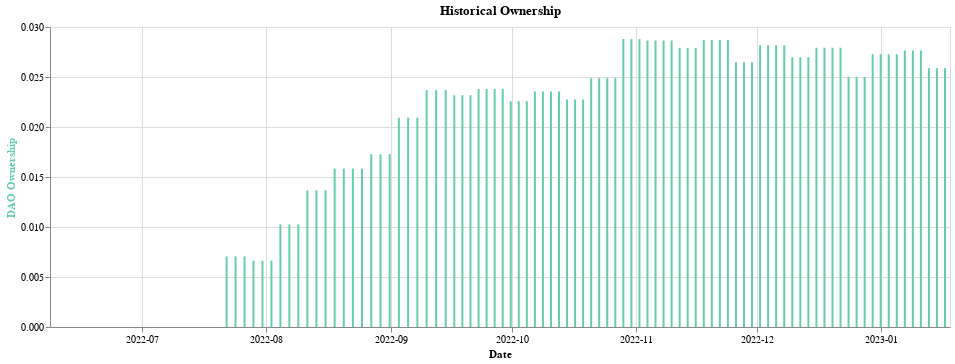

The cell this chart's notebook holds for it:
### Code cell
# Ownership
base = (
    alt.Chart(df.reset_index(), width=900, title=f'Historical Ownership')
    .encode(
        alt.X('Date:T', axis=alt.Axis(format='%Y-%m', labelFlush=False, tickCount=alt.TimeInterval('month')))
    )
)
ownership = (
    base.mark_bar(width=2, color='rgb(102,205,170)')
    .encode(
        alt.Y('ownership', axis=alt.Axis(title='DAO Ownership', titleColor='rgb(102,205,170)')),
    )
)
chart = alt.layer(ownership)
chart

### Figure 1 — Vega-Lite specification as saved in the notebook (floating-point values rounded to 4 significant figures)
{"$schema": "https://vega.github.io/schema/vega-lite/v4.17.0.json", "config": {"view": {"continuousHeight": 300, "continuousWidth": 400}}, "data": {"name": "data-26c8a91de99837b7e9f35b251be60716"}, "datasets": {"data-26c8a91de99837b7e9f35b251be60716": [{"Date": "2022-06-09T10:58:28+00:00", "index": 0, "ownership": 0, "total_supply": 0, "ts": 1654772308, "voter_vp": 0}, {"Date": "2022-06-11T21:32:11+00:00", "index": 1, "ownership": 0, "total_supply": 0, "ts": 1654983131, "voter_vp": 0}, {"Date": "2022-06-14T08:44:03+00:00", "index": 2, "ownership": 0, "total_supply": 0, "ts": 1655196243, "voter_vp": 0}, {"Date": "2022-06-16T19:58:37+00:00", "index": 3, "ownership": 0, "total_supply": 73370.0, "ts": 1655409517, "voter_vp": 0}, {"Date": "2022-06-19T07:06:08+00:00", "index": 4, "ownership": 0, "total_supply": 73370.0, "ts": 1655622368, "voter_vp": 0}, {"Date": "2022-06-21T19:24:41+00:00", "index": 5, "ownership": 0, "total_supply": 73370.0, "ts": 1655839481, "voter_vp": 0}, {"Date": "2022-06-24T11:53:27+00:00", "index": 6, "ownership": 0, "total_supply": 1328000.0, "ts": 1656071607, "voter_vp": 0}, {"Date": "2022-06-27T04:15:43+00:00", "index": 7, "ownership": 0, "total_supply": 1328000.0, "ts": 1656303343, "voter_vp": 0}, {"Date": "2022-06-29T20:28:59+00:00", "index": 8, "ownership": 0, "total_supply": 1328000.0, "ts": 1656534539, "voter_vp": 0}, {"Date": "2022-07-02T05:08:44+00:00", "index": 9, "ownership": 0, "total_supply": 2578000.0, "ts": 1656738524, "voter_vp": 0}, {"Date": "2022-07-04T10:13:55+00:00", "index": 10, "ownership": 0, "total_supply": 2578000.0, "ts": 1656929635, "voter_vp": 0}, {"Date": "2022-07-06T15:22:49+00:00", "index": 11, "ownership": 0, "total_supply": 2578000.0, "ts": 1657120969, "voter_vp": 0}, {"Date": "2022-07-08T20:17:03+00:00", "index": 12, "ownership": 0, "total_supply": 3488000.0, "ts": 1657311423, "voter_vp": 0}, {"Date": "2022-07-11T01:28:46+00:00", "index": 13, "ownership": 0, "total_supply": 3488000.0, "ts": 1657502926, "voter_vp": 0}, {"Date": "2022-07-13T06:27:32+00:00", "index": 14, "ownership": 0, "total_supply": 3488000.0, "ts": 1657693652, "voter_vp": 0}, {"Date": "2022-07-15T11:40:41+00:00", "index": 15, "ownership": 0, "total_supply": 4068000.0, "ts": 1657885241, "voter_vp": 0}, {"Date": "2022-07-17T16:53:30+00:00", "index": 16, "ownership": 0, "total_supply": 4068000.0, "ts": 1658076810, "voter_vp": 0}, {"Date": "2022-07-19T21:58:51+00:00", "index": 17, "ownership": 0, "total_supply": 4068000.0, "ts": 1658267931, "voter_vp": 0}, {"Date": "2022-07-22T03:19:53+00:00", "index": 18, "ownership": 0.00706, "total_supply": 4279000.0, "ts": 1658459993, "voter_vp": 30210.0}, {"Date": "2022-07-24T08:43:16+00:00", "index": 19, "ownership": 0.00706, "total_supply": 4279000.0, "ts": 1658652196, "voter_vp": 30210.0}, {"Date": "2022-07-26T14:26:07+00:00", "index": 20, "ownership": 0.00706, "total_supply": 4279000.0, "ts": 1658845567, "voter_vp": 30210.0}, {"Date": "2022-07-28T19:42:42+00:00", "index": 21, "ownership": 0.006637, "total_supply": 4552000.0, "ts": 1659037362, "voter_vp": 30210.0}, {"Date": "2022-07-31T01:19:49+00:00", "index": 22, "ownership": 0.006637, "total_supply": 4552000.0, "ts": 1659230389, "voter_vp": 30210.0}, {"Date": "2022-08-02T06:54:24+00:00", "index": 23, "ownership": 0.006637, "total_supply": 4552000.0, "ts": 1659423264, "voter_vp": 30210.0}, {"Date": "2022-08-04T12:32:18+00:00", "index": 24, "ownership": 0.01026, "total_supply": 4883000.0, "ts": 1659616338, "voter_vp": 50080.0}, {"Date": "2022-08-06T18:03:08+00:00", "index": 25, "ownership": 0.01026, "total_supply": 4883000.0, "ts": 1659808988, "voter_vp": 50080.0}, {"Date": "2022-08-08T23:27:14+00:00", "index": 26, "ownership": 0.01026, "total_supply": 4883000.0, "ts": 1660001234, "voter_vp": 50080.0}, {"Date": "2022-08-11T05:25:06+00:00", "index": 27, "ownership": 0.01367, "total_supply": 5230000.0, "ts": 1660195506, "voter_vp": 71490.0}, {"Date": "2022-08-13T11:35:20+00:00", "index": 28, "ownership": 0.01367, "total_supply": 5230000.0, "ts": 1660390520, "voter_vp": 71490.0}, {"Date": "2022-08-15T18:07:24+00:00", "index": 29, "ownership": 0.01367, "total_supply": 5230000.0, "ts": 1660586844, "voter_vp": 71490.0}, {"Date": "2022-08-18T00:19:08+00:00", "index": 30, "ownership": 0.01584, "total_supply": 5690000.0, "ts": 1660781948, "voter_vp": 90120.0}, {"Date": "2022-08-20T06:48:55+00:00", "index": 31, "ownership": 0.01584, "total_supply": 5690000.0, "ts": 1660978135, "voter_vp": 90120.0}, {"Date": "2022-08-22T13:20:42+00:00", "index": 32, "ownership": 0.01584, "total_supply": 5690000.0, "ts": 1661174442, "voter_vp": 90120.0}, {"Date": "2022-08-24T19:36:56+00:00", "index": 33, "ownership": 0.01584, "total_supply": 5690000.0, "ts": 1661369816, "voter_vp": 90120.0}, {"Date": "2022-08-27T02:53:11+00:00", "index": 34, "ownership": 0.01729, "total_supply": 6551000.0, "ts": 1661568791, "voter_vp": 113200.0}, {"Date": "2022-08-29T09:50:27+00:00", "index": 35, "ownership": 0.01729, "total_supply": 6551000.0, "ts": 1661766627, "voter_vp": 113200.0}, {"Date": "2022-08-31T16:46:21+00:00", "index": 36, "ownership": 0.01729, "total_supply": 6551000.0, "ts": 1661964381, "voter_vp": 113200.0}, {"Date": "2022-09-02T23:35:38+00:00", "index": 37, "ownership": 0.02093, "total_supply": 6901000.0, "ts": 1662161738, "voter_vp": 144400.0}, {"Date": "2022-09-05T06:53:35+00:00", "index": 38, "ownership": 0.02093, "total_supply": 6901000.0, "ts": 1662360815, "voter_vp": 144400.0}, {"Date": "2022-09-07T13:59:59+00:00", "index": 39, "ownership": 0.02093, "total_supply": 6901000.0, "ts": 1662559199, "voter_vp": 144400.0}, {"Date": "2022-09-09T21:25:19+00:00", "index": 40, "ownership": 0.02369, "total_supply": 7031000.0, "ts": 1662758719, "voter_vp": 166600.0}, {"Date": "2022-09-12T06:12:53+00:00", "index": 41, "ownership": 0.02369, "total_supply": 7031000.0, "ts": 1662963173, "voter_vp": 166600.0}, {"Date": "2022-09-14T15:19:47+00:00", "index": 42, "ownership": 0.02369, "total_supply": 7031000.0, "ts": 1663168787, "voter_vp": 166600.0}, {"Date": "2022-09-16T18:33:35+00:00", "index": 43, "ownership": 0.02318, "total_supply": 7186000.0, "ts": 1663353215, "voter_vp": 166600.0}, {"Date": "2022-09-18T18:45:23+00:00", "index": 44, "ownership": 0.02318, "total_supply": 7186000.0, "ts": 1663526723, "voter_vp": 166600.0}, {"Date": "2022-09-20T18:57:35+00:00", "index": 45, "ownership": 0.02318, "total_supply": 7186000.0, "ts": 1663700255, "voter_vp": 166600.0}, {"Date": "2022-09-22T19:22:23+00:00", "index": 46, "ownership": 0.0238, "total_supply": 7660000.0, "ts": 1663874543, "voter_vp": 182300.0}, {"Date": "2022-09-24T19:19:23+00:00", "index": 47, "ownership": 0.0238, "total_supply": 7660000.0, "ts": 1664047163, "voter_vp": 182300.0}, {"Date": "2022-09-26T19:19:11+00:00", "index": 48, "ownership": 0.0238, "total_supply": 7660000.0, "ts": 1664219951, "voter_vp": 182300.0}, {"Date": "2022-09-28T19:22:35+00:00", "index": 49, "ownership": 0.0238, "total_supply": 7660000.0, "ts": 1664392955, "voter_vp": 182300.0}, {"Date": "2022-09-30T19:24:11+00:00", "index": 50, "ownership": 0.02258, "total_supply": 8072000.0, "ts": 1664565851, "voter_vp": 182300.0}, {"Date": "2022-10-02T19:25:35+00:00", "index": 51, "ownership": 0.02258, "total_supply": 8072000.0, "ts": 1664738735, "voter_vp": 182300.0}, {"Date": "2022-10-04T19:29:11+00:00", "index": 52, "ownership": 0.02258, "total_supply": 8072000.0, "ts": 1664911751, "voter_vp": 182300.0}, {"Date": "2022-10-06T19:34:59+00:00", "index": 53, "ownership": 0.02355, "total_supply": 8265000.0, "ts": 1665084899, "voter_vp": 194600.0}, {"Date": "2022-10-08T19:35:59+00:00", "index": 54, "ownership": 0.02355, "total_supply": 8265000.0, "ts": 1665257759, "voter_vp": 194600.0}, {"Date": "2022-10-10T19:34:59+00:00", "index": 55, "ownership": 0.02355, "total_supply": 8265000.0, "ts": 1665430499, "voter_vp": 194600.0}, {"Date": "2022-10-12T19:33:23+00:00", "index": 56, "ownership": 0.02355, "total_supply": 8265000.0, "ts": 1665603203, "voter_vp": 194600.0}, {"Date": "2022-10-14T19:32:47+00:00", "index": 57, "ownership": 0.02274, "total_supply": 8055000.0, "ts": 1665775967, "voter_vp": 183200.0}, {"Date": "2022-10-16T19:31:35+00:00", "index": 58, "ownership": 0.02274, "total_supply": 8055000.0, "ts": 1665948695, "voter_vp": 183200.0}, {"Date": "2022-10-18T19:32:11+00:00", "index": 59, "ownership": 0.02274, "total_supply": 8055000.0, "ts": 1666121531, "voter_vp": 183200.0}, {"Date": "2022-10-20T19:32:23+00:00", "index": 60, "ownership": 0.02489, "total_supply": 7979000.0, "ts": 1666294343, "voter_vp": 198600.0}, {"Date": "2022-10-22T19:28:47+00:00", "index": 61, "ownership": 0.02489, "total_supply": 7979000.0, "ts": 1666466927, "voter_vp": 198600.0}, {"Date": "2022-10-24T19:34:23+00:00", "index": 62, "ownership": 0.02489, "total_supply": 7979000.0, "ts": 1666640063, "voter_vp": 198600.0}, {"Date": "2022-10-26T19:36:23+00:00", "index": 63, "ownership": 0.02489, "total_supply": 7979000.0, "ts": 1666812983, "voter_vp": 198600.0}, {"Date": "2022-10-28T19:38:23+00:00", "index": 64, "ownership": 0.02879, "total_supply": 8245000.0, "ts": 1666985903, "voter_vp": 237400.0}, {"Date": "2022-10-30T19:38:35+00:00", "index": 65, "ownership": 0.02879, "total_supply": 8245000.0, "ts": 1667158715, "voter_vp": 237400.0}, {"Date": "2022-11-01T19:42:59+00:00", "index": 66, "ownership": 0.02879, "total_supply": 8245000.0, "ts": 1667331779, "voter_vp": 237400.0}, {"Date": "2022-11-03T19:45:23+00:00", "index": 67, "ownership": 0.02864, "total_supply": 8449000.0, "ts": 1667504723, "voter_vp": 242000.0}, {"Date": "2022-11-05T19:44:23+00:00", "index": 68, "ownership": 0.02864, "total_supply": 8449000.0, "ts": 1667677463, "voter_vp": 242000.0}, {"Date": "2022-11-07T19:41:11+00:00", "index": 69, "ownership": 0.02864, "total_supply": 8449000.0, "ts": 1667850071, "voter_vp": 242000.0}, {"Date": "2022-11-09T19:42:35+00:00", "index": 70, "ownership": 0.02864, "total_supply": 8449000.0, "ts": 1668022955, "voter_vp": 242000.0}, {"Date": "2022-11-11T19:44:35+00:00", "index": 71, "ownership": 0.0279, "total_supply": 9745000.0, "ts": 1668195875, "voter_vp": 271800.0}, {"Date": "2022-11-13T19:41:23+00:00", "index": 72, "ownership": 0.0279, "total_supply": 9745000.0, "ts": 1668368483, "voter_vp": 271800.0}, {"Date": "2022-11-15T19:40:47+00:00", "index": 73, "ownership": 0.0279, "total_supply": 9745000.0, "ts": 1668541247, "voter_vp": 271800.0}, {"Date": "2022-11-17T19:42:35+00:00", "index": 74, "ownership": 0.02871, "total_supply": 9797000.0, "ts": 1668714155, "voter_vp": 281200.0}, {"Date": "2022-11-19T19:42:35+00:00", "index": 75, "ownership": 0.02871, "total_supply": 9797000.0, "ts": 1668886955, "voter_vp": 281200.0}, {"Date": "2022-11-21T19:41:11+00:00", "index": 76, "ownership": 0.02871, "total_supply": 9797000.0, "ts": 1669059671, "voter_vp": 281200.0}, {"Date": "2022-11-23T19:44:59+00:00", "index": 77, "ownership": 0.02871, "total_supply": 9797000.0, "ts": 1669232699, "voter_vp": 281200.0}, {"Date": "2022-11-25T19:47:35+00:00", "index": 78, "ownership": 0.02647, "total_supply": 10200000.0, "ts": 1669405655, "voter_vp": 270000.0}, {"Date": "2022-11-27T19:46:47+00:00", "index": 79, "ownership": 0.02647, "total_supply": 10200000.0, "ts": 1669578407, "voter_vp": 270000.0}, {"Date": "2022-11-29T19:45:23+00:00", "index": 80, "ownership": 0.02647, "total_supply": 10200000.0, "ts": 1669751123, "voter_vp": 270000.0}, {"Date": "2022-12-01T19:47:59+00:00", "index": 81, "ownership": 0.02817, "total_supply": 10510000.0, "ts": 1669924079, "voter_vp": 296100.0}, {"Date": "2022-12-03T19:46:23+00:00", "index": 82, "ownership": 0.02817, "total_supply": 10510000.0, "ts": 1670096783, "voter_vp": 296100.0}, {"Date": "2022-12-05T19:50:11+00:00", "index": 83, "ownership": 0.02817, "total_supply": 10510000.0, "ts": 1670269811, "voter_vp": 296100.0}, {"Date": "2022-12-07T20:05:35+00:00", "index": 84, "ownership": 0.02817, "total_supply": 10510000.0, "ts": 1670443535, "voter_vp": 296100.0}, {"Date": "2022-12-09T20:06:23+00:00", "index": 85, "ownership": 0.02698, "total_supply": 10580000.0, "ts": 1670616383, "voter_vp": 285400.0}, {"Date": "2022-12-11T20:05:47+00:00", "index": 86, "ownership": 0.02698, "total_supply": 10580000.0, "ts": 1670789147, "voter_vp": 285400.0}, {"Date": "2022-12-13T20:07:59+00:00", "index": 87, "ownership": 0.02698, "total_supply": 10580000.0, "ts": 1670962079, "voter_vp": 285400.0}, {"Date": "2022-12-15T20:07:47+00:00", "index": 88, "ownership": 0.02793, "total_supply": 10890000.0, "ts": 1671134867, "voter_vp": 304100.0}, {"Date": "2022-12-17T20:06:59+00:00", "index": 89, "ownership": 0.02793, "total_supply": 10890000.0, "ts": 1671307619, "voter_vp": 304100.0}, {"Date": "2022-12-19T20:05:35+00:00", "index": 90, "ownership": 0.02793, "total_supply": 10890000.0, "ts": 1671480335, "voter_vp": 304100.0}, {"Date": "2022-12-21T20:03:11+00:00", "index": 91, "ownership": 0.02793, "total_supply": 10890000.0, "ts": 1671652991, "voter_vp": 304100.0}, {"Date": "2022-12-23T19:57:11+00:00", "index": 92, "ownership": 0.02501, "total_supply": 10920000.0, "ts": 1671825431, "voter_vp": 273100.0}, {"Date": "2022-12-25T19:54:35+00:00", "index": 93, "ownership": 0.02501, "total_supply": 10920000.0, "ts": 1671998075, "voter_vp": 273100.0}, {"Date": "2022-12-27T19:54:11+00:00", "index": 94, "ownership": 0.02501, "total_supply": 10920000.0, "ts": 1672170851, "voter_vp": 273100.0}, {"Date": "2022-12-29T19:51:59+00:00", "index": 95, "ownership": 0.02729, "total_supply": 11150000.0, "ts": 1672343519, "voter_vp": 304300.0}, {"Date": "2022-12-31T19:49:35+00:00", "index": 96, "ownership": 0.02729, "total_supply": 11150000.0, "ts": 1672516175, "voter_vp": 304300.0}, {"Date": "2023-01-02T19:44:47+00:00", "index": 97, "ownership": 0.02729, "total_supply": 11150000.0, "ts": 1672688687, "voter_vp": 304300.0}, {"Date": "2023-01-04T19:41:11+00:00", "index": 98, "ownership": 0.02729, "total_supply": 11150000.0, "ts": 1672861271, "voter_vp": 304300.0}, {"Date": "2023-01-06T19:42:23+00:00", "index": 99, "ownership": 0.02766, "total_supply": 11530000.0, "ts": 1673034143, "voter_vp": 319000.0}, {"Date": "2023-01-08T19:40:47+00:00", "index": 100, "ownership": 0.02766, "total_supply": 11530000.0, "ts": 1673206847, "voter_vp": 319000.0}, {"Date": "2023-01-10T19:36:35+00:00", "index": 101, "ownership": 0.02766, "total_supply": 11530000.0, "ts": 1673379395, "voter_vp": 319000.0}, {"Date": "2023-01-12T19:39:23+00:00", "index": 102, "ownership": 0.02588, "total_supply": 11720000.0, "ts": 1673552363, "voter_vp": 303300.0}, {"Date": "2023-01-14T19:37:11+00:00", "index": 103, "ownership": 0.02588, "total_supply": 11720000.0, "ts": 1673725031, "voter_vp": 303300.0}, {"Date": "2023-01-16T19:39:59+00:00", "index": 104, "ownership": 0.02588, "total_supply": 11720000.0, "ts": 1673897999, "voter_vp": 303300.0}]}, "layer": [{"encoding": {"x": {"axis": {"format": "%Y-%m", "labelFlush": false, "tickCount": "month"}, "field": "Date", "type": "temporal"}, "y": {"axis": {"title": "DAO Ownership", "titleColor": "rgb(102,205,170)"}, "field": "ownership", "type": "quantitative"}}, "mark": {"color": "rgb(102,205,170)", "type": "bar", "width": 2}, "title": "Historical Ownership", "width": 900}]}
